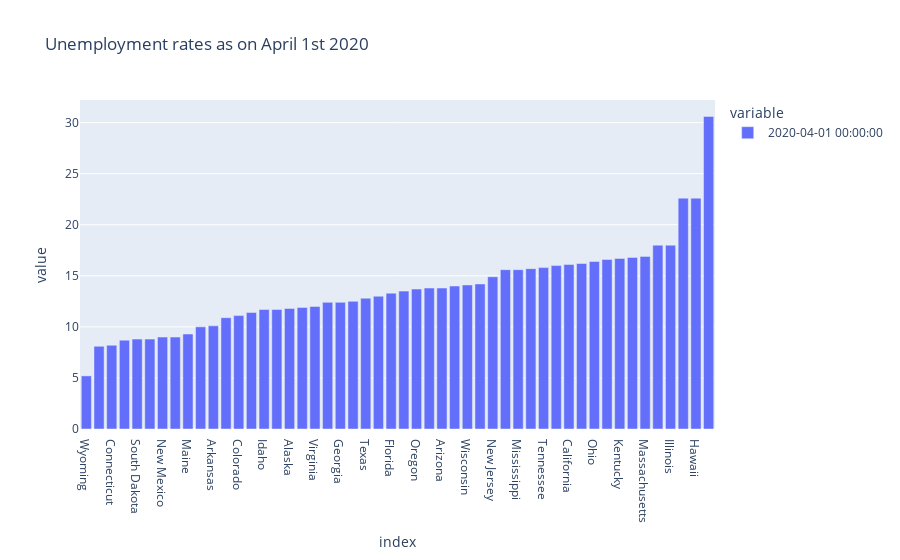

Notebook cell for this chart:
### Markdown cell above
### Unemployment rates when the covid hit (April 1st 2020)

### Code cell
px.bar(rates_at_april.sort_values('2020-04-01'),title="Unemployment rates as on April 1st 2020")

### Figure 1 — Plotly figure (JSON) as saved in the notebook; plotly's stock layout.template omitted (floating-point values rounded to 4 significant figures)
{"data": [{"alignmentgroup": "True", "hovertemplate": "variable=2020-04-01 00:00:00<br>index=%{x}<br>value=%{y}<extra></extra>", "legendgroup": "2020-04-01 00:00:00", "marker": {"color": "#636efa", "pattern": {"shape": ""}}, "name": "2020-04-01 00:00:00", "offsetgroup": "2020-04-01 00:00:00", "orientation": "v", "showlegend": true, "textposition": "auto", "type": "bar", "x": [" Wyoming", " Nebraska", " Connecticut", " North Dakota", " South Dakota", " Minnesota", " New Mexico", " Maryland", " Maine", " Utah", " Arkansas", " Iowa", " Colorado", " Missouri", " Idaho", " South Carolina", " Alaska", " Montana", " Virginia", " Kansas", " Georgia", " Oklahoma", " Texas", " Delaware", " Florida", " Louisiana", " Oregon", " Alabama", " Arizona", " Vermont", " Wisconsin", " North Carolina", " New Jersey", " New York", " Mississippi", " West Virginia", " Tennessee", " New Hampshire", " California", " Pennsylvania", " Ohio", " Washington", " Kentucky", " Indiana", " Massachusetts", " Rhode Island", " Illinois", " Michigan", " Hawaii", " Nevada"], "xaxis": "x", "y": [5.2, 8.1, 8.2, 8.7, 8.8, 8.8, 9, 9, 9.3, 10, 10.1, 10.9, 11.1, 11.4, 11.7, 11.7, 11.8, 11.9, 12, 12.4, 12.4, 12.5, 12.8, 13, 13.3, 13.5, 13.7, 13.8, 13.8, 14, 14.1, 14.2, 14.9, 15.6, 15.6, 15.7, 15.8, 16, 16.1, 16.2, 16.4, 16.6, 16.7, 16.8, 16.9, 18, 18, 22.6, 22.6, 30.6], "yaxis": "y"}], "layout": {"barmode": "relative", "legend": {"title": {"text": "variable"}, "tracegroupgap": 0}, "title": {"text": "Unemployment rates as on April 1st 2020"}, "xaxis": {"anchor": "y", "domain": [0, 1], "title": {"text": "index"}}, "yaxis": {"anchor": "x", "domain": [0, 1], "title": {"text": "value"}}}}
